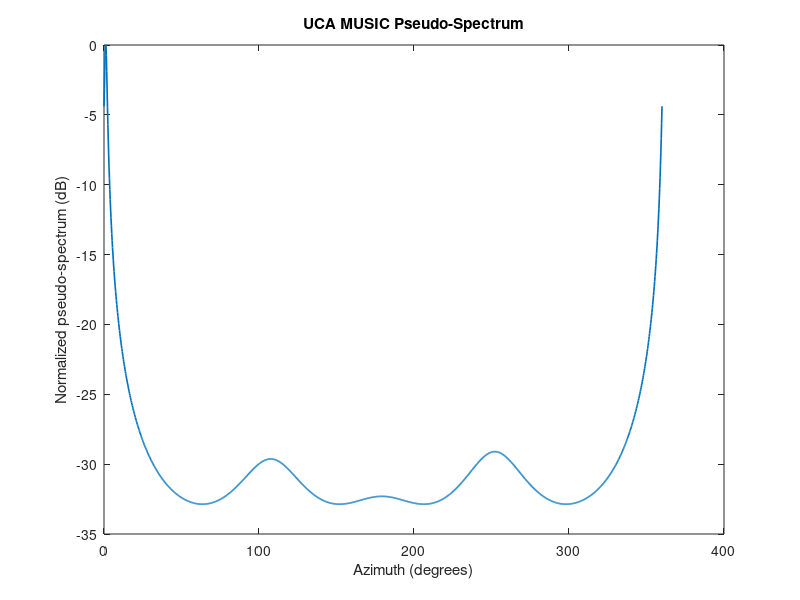

Recreate this plot in MATLAB. (Note: this script raises an error after producing the figure.)
% ======================================================================= %
% Script:   UCASim_1118_v6
% Function: Version six performs statistical analysis of up to date UCA sim
% Author:   Parker Reeves
% Date:     12/02/2025
% ======================================================================= %

% ======================== ARRAY INITIALIZATION ========================= %

clear;

M = 4;              % # of antennas
c = 3.0e8;          % speed of light
f = 2.4e9;          % operating frequency
lambda = c/f;       % operating wavelength
k = (2*pi)/lambda;  % wave number

R = (lambda/(2*sin(pi/M)))/2;           % array radius
phi_m = (0:M-1) * (2*pi/M);    % antenna angle in radians
ant_pos = R * [cos(phi_m); sin(phi_m); zeros(1,M)]; % positions of antenna indicies; 3 rows for x, y and z

% ========================= SIGNAL INITIALIZATION ======================= %

D = 1; % number of signals
% theta_source = 0; % true azimuth
N = 200; % number of snapshots

% ======================= SIMULATION INITIALIZATION ===================== %

val_SNR = 10;
theta_scan = 0:0.25:360;

theta_scan = deg2rad(theta_scan); % ditto
n_snapshots = 200;
n_loops = 360;
n_iter = 100;

% ============================ SIMULATION START ========================= %

pct_dev = zeros(size(n_loops));
est_DOAs = zeros(size(n_loops));
avg_dev = zeros(size(n_iter));

for jpeg = 1:n_iter

    theta_source = 0;
    pct_dev = zeros(size(n_loops));

for epoch = 1:n_loops

    theta_source = theta_source + 1;
    theta_source = deg2rad(theta_source);

% ======================== TRUE SOURCE GENERATION ======================= %

    phase_shift = exp(-1j * k * R * cos(theta_source - phi_m)).'; %/ sqrt(M);  % Steering vector for true DOA
    s = randn(1, n_snapshots) + 1j*randn(1, n_snapshots)/sqrt(2);                % Generate random complex source signal
    noise = (randn(M, n_snapshots) + 1j*randn(M, n_snapshots))/sqrt(2); % Complex Gaussian noise
    noise = noise * 10^(-val_SNR/20);

    X = (phase_shift * s) + noise;       

% ============================ MUSIC ALGORITHM ========================== %

    Rxx = (X*X')/n_snapshots;

    [Evec, Eval] = eig(Rxx);
    [~, idx] = sort(diag(Eval), 'descend');
    Evec = Evec(:,idx);
    En = Evec(:, 2:end);

    Pmusic = zeros(size(theta_scan));

    for t = 1:length(theta_scan)

        a_scan = exp(-1j * k * R * cos(theta_scan(t) - phi_m)).'; %/ sqrt(M);
        a_scan = a_scan / norm(a_scan);
        Pmusic(t) = 1 / abs(a_scan'*(En*En')*a_scan);

    end

    Pmusic_dB = 10*log10(real(Pmusic) / max(real(Pmusic)));

    [~, idx_peak] = max(Pmusic);
    est_rad = theta_scan(idx_peak);

    est_DOA = rad2deg(est_rad);      % final estimation
    est_DOAs(epoch) = est_DOA;

    plot(rad2deg(theta_scan),Pmusic_dB, 'LineWidth',1.2)
    hold on;
    title('UCA MUSIC Pseudo-Spectrum')
    xlabel('Azimuth (degrees)')
    ylabel('Normalized pseudo-spectrum (dB)')
    xline(est_DOA,'--r','LineWidth',1.2)
    xline(rad2deg(theta_source),':g','LineWidth',1.2)
    xlim([0,360])
    ylim([-25,1])
    legend('Pseudo-Spectrum','Estimated Azimuth','True Azimuth')
    grid on;

    hold off;

    theta_source = rad2deg(theta_source);
    pct_dev(epoch) = ((est_DOA - theta_source) / theta_source) * 100;
    
    pause(0.01)

end

avg_dev(jpeg) = mean(pct_dev);

end

tot_avg_dev = mean(avg_dev)

   



    
    
